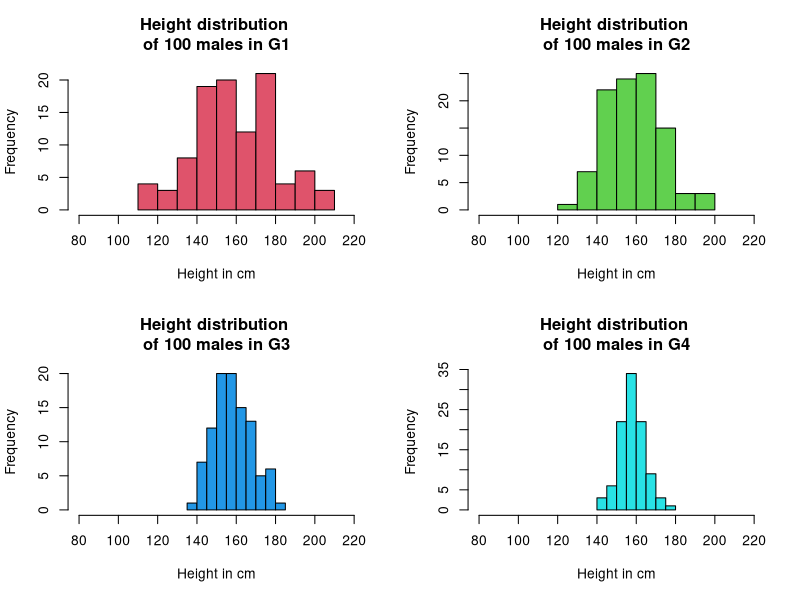
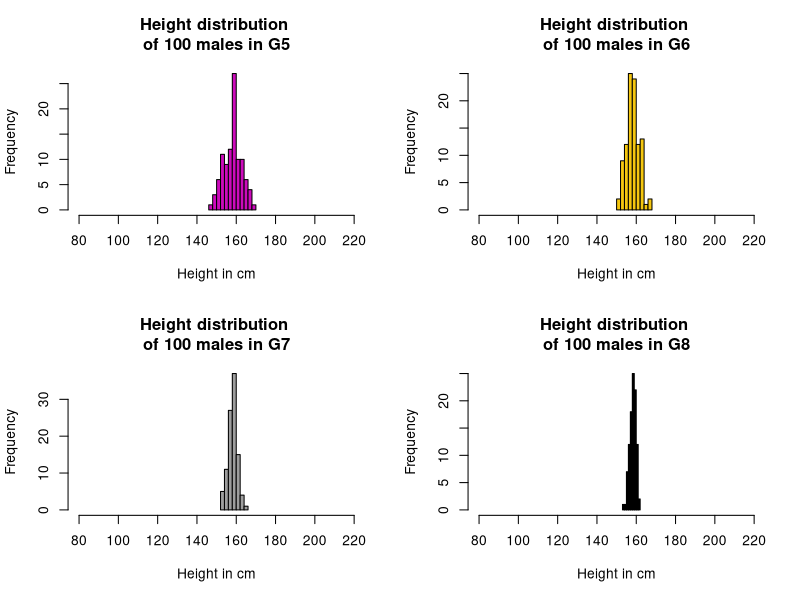
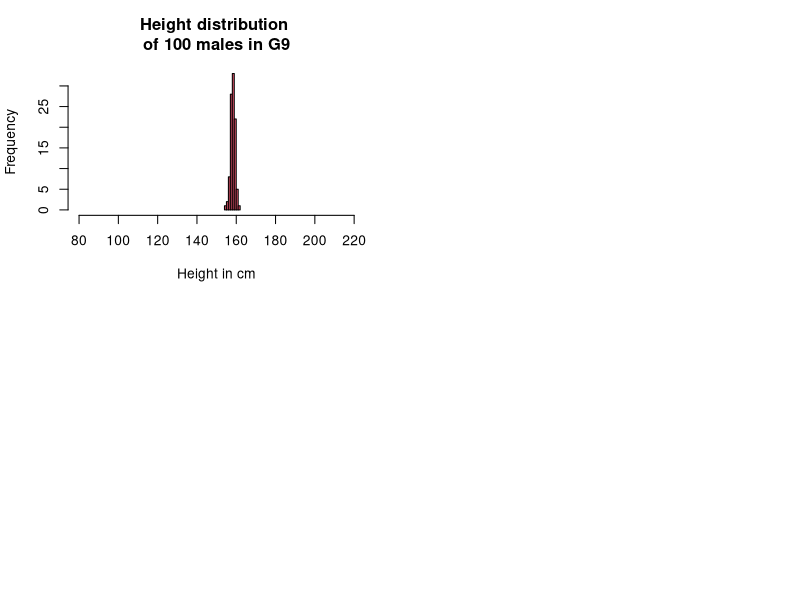
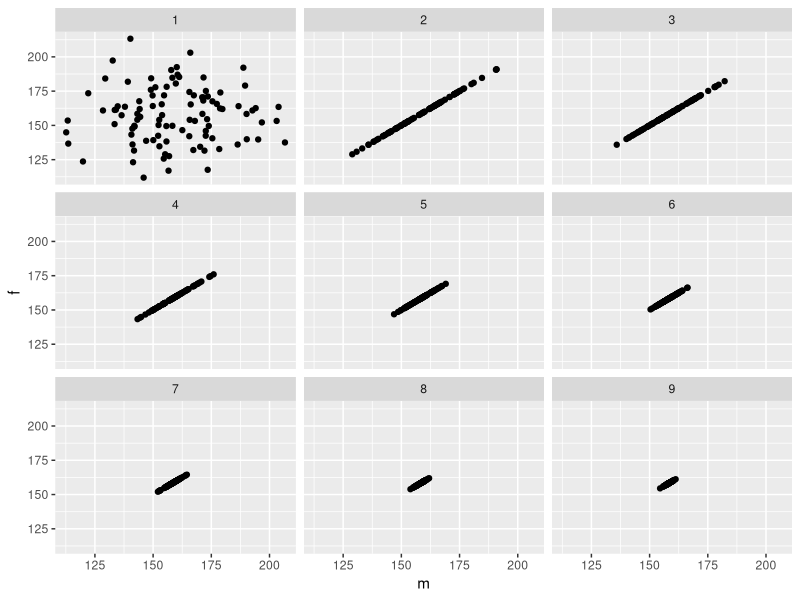
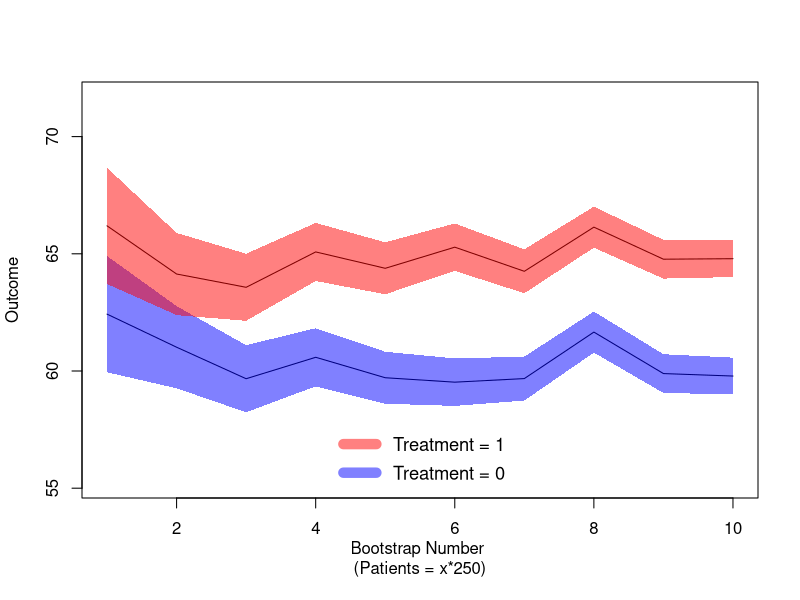
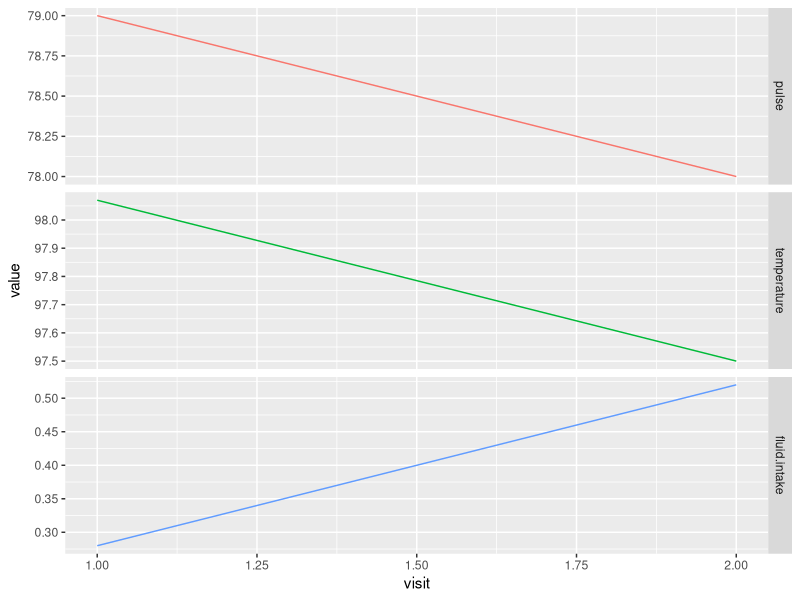

The R source for these figures, in order:
## ---- chunk 1
library(knitr)
opts_chunk$set(tidy.opts=list(width.cutoff=60),tidy=TRUE)
## ---- chunk 2
pop <- data.frame(m = rnorm(100, 160, 20), f = rnorm(100, 160, 20))
## ---- chunk 3
next_gen <- function(pop) {
    pop$m <- sample(pop$m)
    pop$m <- rowMeans(pop)
    pop$f <- pop$m
    pop
}
## ---- chunk 4
library(abind)
G1 <- pop
G2 <- next_gen(G1)
G3 <- next_gen(G2)
G4 <- next_gen(G3)
G5 <- next_gen(G4)
G6 <- next_gen(G5)
G7 <- next_gen(G6)
G8 <- next_gen(G7)
G9 <- next_gen(G8)

GG <- abind(G1, G2, G3, G4, G5, G6, G7, G8, G9, along= 3)
G <- gsub('(\\s)', '', paste('G',seq(9)))
par(mfrow= c(2,2))
for (i in 1:length(G)){
  hist(GG[,,i][,'m'],xlim = c(80, 220), col = (1 + i), 
       xlab = 'Height in cm', main = paste("Height distribution \nof 100 males in", G[i]))
}
par(mfrow= c(1,1))
# hist(G9$m, breaks = seq(80, 220, by = 10))
# ylim = c(0, 100), breaks = seq(80, 220, by = 5),
# seq(80, 220, by = 10)

## ---- chunk 5
library(ggplot2)
# t1 <- qplot(m, f, data = G1) 
# t2 <- qplot(m, f, data = as.data.frame(GG[,,3])) 
# t2
# as.data.frame(GG[,,3])
# grid.arrange(t1, t2, ncol = 2, main = "Main title")
# GGG <- cbind(1, G1, 2, G2, 3, G3, 4, G4, 5, G5, 6, G6, 7, G7, 8, G8, 9, G9)
# names(GGG) <- rep(c('Gen', 'm', 'f'), 9)
# head(GGG)
# stack(GGG)
GG1 <- cbind(1, G1)
GG2 <- cbind(2, G2)
GG3 <- cbind(3, G3)
GG4 <- cbind(4, G4)
GG5 <- cbind(5, G5)
GG6 <- cbind(6, G6)
GG7 <- cbind(7, G7)
GG8 <- cbind(8, G8)
GG9 <- cbind(9, G9)
names(GG1) <- c('Gen', 'm', 'f')
names(GG2) <- c('Gen', 'm', 'f')
names(GG3) <- c('Gen', 'm', 'f')
names(GG4) <- c('Gen', 'm', 'f')
names(GG5) <- c('Gen', 'm', 'f')
names(GG6) <- c('Gen', 'm', 'f')
names(GG7) <- c('Gen', 'm', 'f')
names(GG8) <- c('Gen', 'm', 'f')
names(GG9) <- c('Gen', 'm', 'f')
GGG <- rbind(GG1, GG2, GG3, GG4, GG5, GG6, GG7, GG8, GG9)
ggplot(data = GGG) + geom_point(mapping = aes(x = m, y = f)) + facet_wrap(~Gen )
# GGG <- list()
# 
# for (i in 1:length(G)){
#   GGG[i] <- cbind(rep(i,nrow(GG[, , i])) , GG[,,i])}

#GGG <- rbind(GG1, GG2)
#stack(GGG)
## ---- chunk 6
makeTransparent = function(..., alpha=0.5) {
  if(alpha<0 | alpha>1) stop("alpha must be between 0 and 1")
  alpha = floor(255*alpha)  
  newColor = col2rgb(col=unlist(list(...)), alpha=FALSE)
  .makeTransparent = function(col, alpha) {
    rgb(red=col[1], green=col[2], blue=col[3], alpha=alpha, maxColorValue=255)
  }
  newColor = apply(newColor, 2, .makeTransparent, alpha=alpha)
  return(newColor)
}
## ---- chunk 7
getmean = function(patients, nsim) {
  #p.test <- numeric(nsim)
  set.seed(19875)
  for(i in seq_along(numeric(nsim))) {
    outcome = rnorm(patients, 60, 20)
    treatment <- sample(patients)%%2 
    outcome[treatment==1] <- outcome[treatment==1] + 5
    #p.test[i] = summary(lm(outcome ~ treatment))$coefficients[2,4]
  }
  sign <- c(-1,0,1)
  x0 <- mean(outcome[treatment==0])+sign*1.96*20/sqrt(patients)
  x1 <- mean(outcome[treatment==1])+sign*1.96*20/sqrt(patients)
  cbind(x0, x1)
}

iter <- seq(250, 2500, 250)
my.means <- as.data.frame(matrix(0, nrow = length(iter), ncol = 6))
names(my.means) <- rep(c('lower', 'mean', 'upper'),2)

for (i in 1:length(iter)){
my.means[i,] <- getmean( patients = iter[i], nsim = 1000)
}

plot(NULL, ylim = c(min(my.means)-3, max(my.means)+3), xlim = c(1,10), xlab = 'Bootstrap Number \n(Patients = x*250)', ylab = 'Outcome')
lines(x = c(1:10), y = my.means[,2])
lines(x = c(1:10), y = my.means[,5])
polygon(x = c(c(1:10), c(10:1)), y = c(my.means[,3], rev(my.means[,1])), border=NA,
        col=makeTransparent('blue',alpha=0.5))
polygon(x = c(c(1:10), c(10:1)), y = c(my.means[,6], rev(my.means[,4])), border=NA, col=makeTransparent('red',alpha=0.5))
legend('bottom', legend=c("Treatment = 1", "Treatment = 0"), 
         col=c(makeTransparent('red',alpha=0.5), makeTransparent('blue',alpha=0.5)),
       lwd = 10, cex = 1.1, bty ='n', y.intersp = 1.3)
## ---- chunk 8
makePatient <- function() {
  vowel <- grep("[aeiou]", letters)
  cons <- grep("[^aeiou]", letters)
  name <- paste(sample(LETTERS[cons], 1), sample(letters[vowel], 1), sample(letters[cons], 1), sep='')
  gender <- factor(sample(0:1, 1), levels=0:1, labels=c('female','male'))
  dob <- as.Date(sample(7500, 1), origin="1970-01-01")
  n <- sample(6, 1)
  doa <- as.Date(sample(1500, n), origin="2010-01-01")
  pulse <- round(rnorm(n, 80, 10))
  temp <- round(rnorm(n, 98.4, 0.3), 2)
  fluid <- round(runif(n), 2)
  visit <- seq(n)
  list(name, gender, dob, visit, doa, pulse, temp, fluid)
}
## ---- chunk 9
rm(print.medicalRecord) # need to remove this to print primitive medical record
set.seed(8) #99 is a good seed to play with
patient <- makePatient()
names(patient) <- c('name', 'gender', 'date of birth', 'visit', 
                    'date of admission', 'pulse', 'temperature', 'fluid intake')

class(patient) <- 'medicalRecord'
patient
class(patient)

# attributes(patient)
# methods(class='medicalRecord')
## ---- chunk 10
print.medicalRecord <- function(pat) {
  writeLines(sprintf("name: %s\ngender: %s\ndate of birth: %s\n", 
          pat$name, pat$gender, pat$'date of birth'))
           
  writeLines(sprintf("visit: %s\ndate of admission: %s\npulse: %s\ntemperature: %s\nfluid intake: %s\n",pat$visit,
              pat$'date of admission',
              pat$pulse, 
              pat$temperature,
              pat$'fluid intake'))
}
patient
## ---- chunk 11
mean.medicalRecord <- function(pat){
  a <- round(mean(pat$pulse),2)
  b <- round(mean(pat$temperature), 2)
  c <- round(mean(pat$`fluid intake`), 2)
  writeLines(sprintf('average pulse: %s\naverage temperature: %s\naverage fluid intake %s', 
                     a, b, c))
}
mean(patient)
## ---- chunk 12
library(reshape2)
plot.medicalRecord <- function(pat){
  mm <- as.data.frame(pat[4:8])
  mm <- melt(mm, measure.vars = c('pulse', 'temperature', 'fluid.intake'))
  ggplot(mm, aes(x = visit, y = value)) +
    geom_line(aes(color = variable)) +
    facet_grid(variable ~ ., scales = "free_y") + 
    guides(colour = 'none',fill=FALSE)
}

plot(patient)
## ---- chunk 13
set.seed(8)
group <- replicate(10, makePatient())
class(group) <- c('cohort', 'medicalRecord')
#inherits(group, 'medicalRecord')

print.cohort <- function(chrt){
   for(i in 1:ncol(chrt)){
     tmp <- chrt[,i]
     names(tmp) <- c('name', 'gender', 'date of birth', 'visit', 
                    'date of admission', 'pulse', 'temperature', 'fluid intake')
     print.medicalRecord(tmp)
     writeLines('----------------------------------------------------------------\n')
   }
}
print.cohort(group)
## ---- chunk 14
mean.cohort <- function(chrt){
     for(i in 1:ncol(chrt)){
     tmp <- chrt[,i]
     names(tmp) <- c('name', 'gender', 'date of birth', 'visit', 
                    'date of admission', 'pulse', 'temperature', 'fluid intake')
     writeLines(paste('stats for ', tmp$name))
     mean.medicalRecord(tmp)
     writeLines('\n-----------------------------------------------------\n')
   }
}
mean(group)
